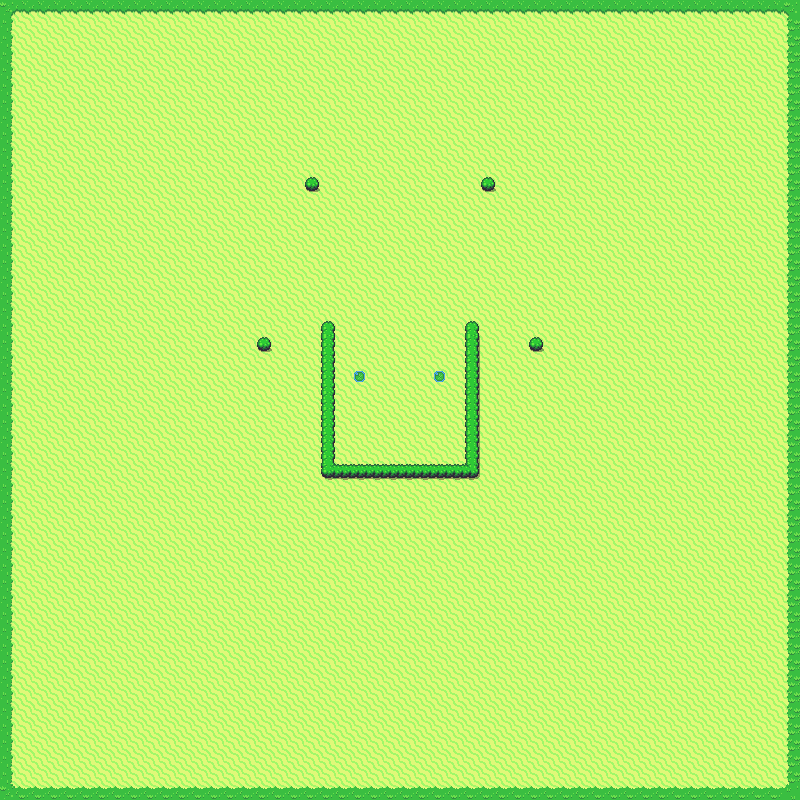

This game map was drawn from its Tiled (.tmx) file and the tilesets committed beside it. A one-line description and the trimmed map source follow:
An orthogonal 50x50 tile map with 16x16 px tiles, 2 tile layers (Tile Layer 1, Tile Layer 2).

<map version="1.10" tiledversion="1.10.2" orientation="orthogonal" renderorder="right-down" width="50" height="50" tilewidth="16" tileheight="16" infinite="0" nextlayerid="3" nextobjectid="1">
 <tileset firstgid="1" source="Overworld.tsx" />
 <layer id="1" name="Tile Layer 1" width="50" height="50">
  <data>[2500 cells, 2500 non-empty, 9 distinct tile ids]</data>
 </layer>
 <layer id="2" name="Tile Layer 2" width="50" height="50">
  <data>[2500 cells, 34 non-empty, 8 distinct tile ids]</data>
 </layer>
</map>
